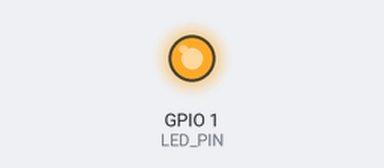
A program run on a simulated Seeed XIAO ESP32-S3. On the bench: output pins drawn as LEDs (lit = HIGH).

Above: at 0.4 s.
At 4.4 s:
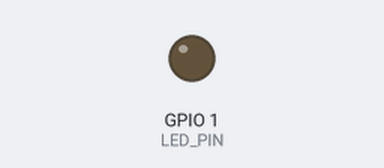
Timing chart, 0 to 5.8 s (numbered marks = the images above):
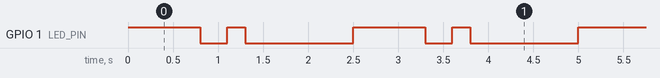

Measured:
- by itself, GPIO 1 (LED_PIN): repeats every 2.5 s: LOW 0.30 s, HIGH 0.20 s, LOW 1.2 s, HIGH 0.80 s
- by itself, everything shown: repeats every 2.5 s, in 4 steps

The program:

main.cpp
```cpp
#include <Arduino.h>

// LED on A0 (GPIO1) - XIAO ESP32-S3
// Pattern: long ON, short ON, repeat

#define LED_PIN 1  // A0 = GPIO1 on XIAO ESP32-S3

#define LONG_ON   800
#define SHORT_ON  200
#define PAUSE     300
#define CYCLE_GAP 1200

void setup() {
  pinMode(LED_PIN, OUTPUT);
}

void loop() {
  // Long blink
  digitalWrite(LED_PIN, HIGH);
  delay(LONG_ON);
  digitalWrite(LED_PIN, LOW);
  delay(PAUSE);

  // Short blink
  digitalWrite(LED_PIN, HIGH);
  delay(SHORT_ON);
  digitalWrite(LED_PIN, LOW);
  delay(CYCLE_GAP);
}
```
